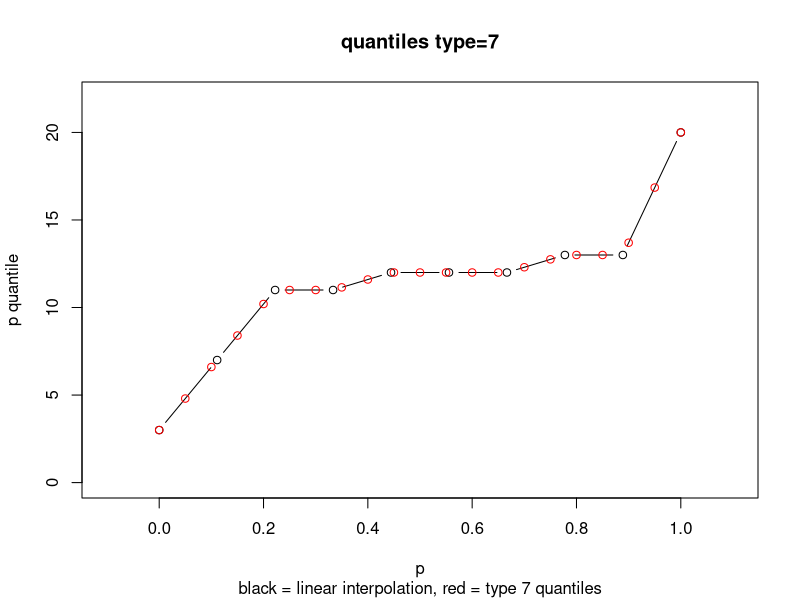
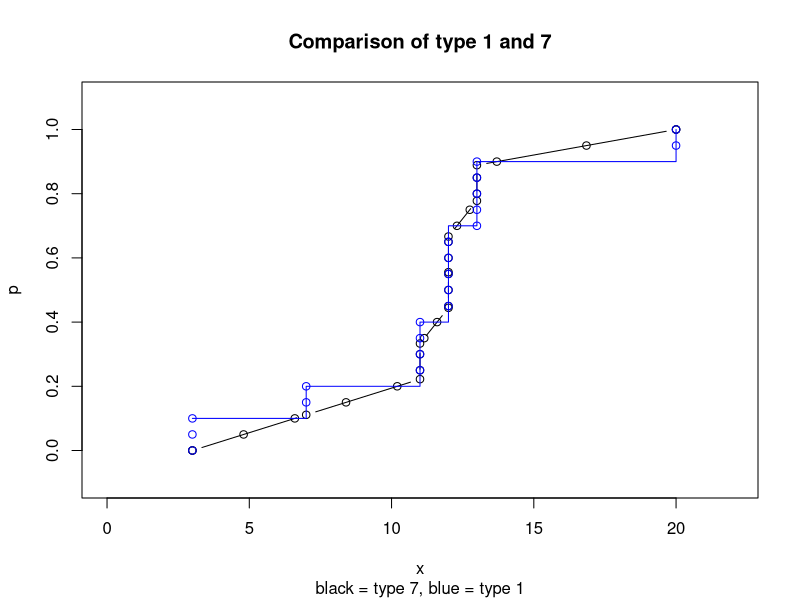
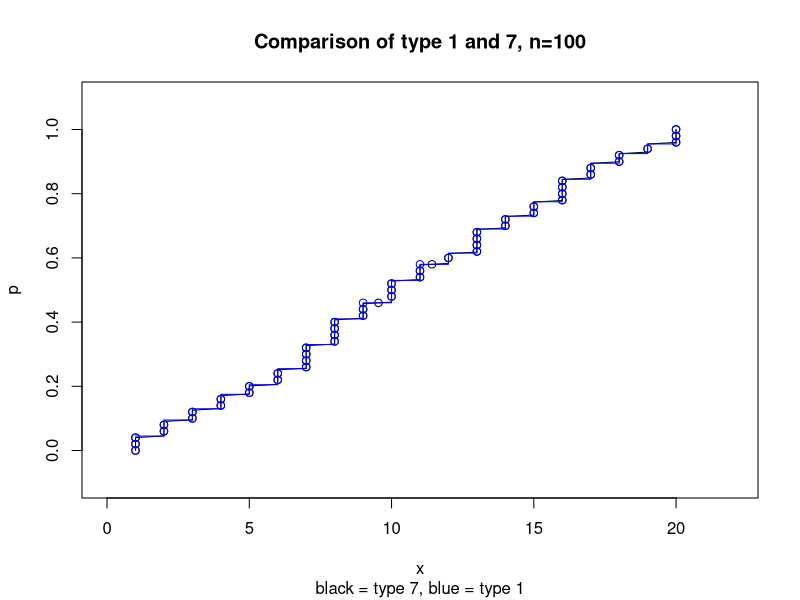

Generate these figures, in order, with R: (Note: this script raises an error after producing the figures.)
#Aufgabe 2.5.
library(tidyverse)

# a) Generate a random sample of size n from 1, 2, ..., 20
# and determine the empirical distribution function 
s.size <- 10
x <- sample(1:20, size = s.size, replace = TRUE)
emp.dist <- tibble(obs = x) %>%
  count(obs) %>%
  mutate(cum.rel.freq = cumsum(n)/sum(n)
  ) 

# b) Determine a R function to find quantile according
# to the definition given in the lecture
my.quantile <- function(x,p) {
  x_sort <- sort(x)
  return(x_sort[ceiling(length(x)*p)])
}

# c) Compare the results of your quantile function with
# the results of the R function
my.quantile(x, seq(0,1, by = 0.05))
quantile(x, probs = seq(0,1, by=0.05), type = 1)

# d) The R function quantile() evaluates quantiles of type 7
# if no type is specified. Type 7 quantile are defined by a linear 
# interpolation of the points 
# (0, x_(1)), (1/(n-1),x_(2)), (2/(n-1),x_(3)), ..., (n/(n-1),x_(n))
# with n = sample size. Visualize the evalution by a diagram 
# which contain these points, the linear interpolation and the
# R quantile of type 7 of order 0, 0.5, ..., 1
plot(y=sort(x), 
     x=(0:(s.size-1))/(s.size-1),
     type="b", 
     col = "black",
     ylim=c(0,22), 
     xlim=c(-0.1,1.1),
     xlab="p", 
     ylab="p quantile",
     main="quantiles type=7",
     sub = "black = linear interpolation, red = type 7 quantiles")

points(x=seq(0,1, by=0.05), y=quantile(x,prob=seq(0,1, by=0.05)), col="red")

# e) Create a table containing the quantiles of type 1 and type 7 of order
# 0,0.01, ..., 0.99,1. What are the possible values of the quantiles?
q1.q7 <- tibble(
  p = seq(0,1,by=0.01),
  q1 = quantile(x, probs=p,type=1),
  q7 = quantile(x, probs=p,type=7)
)
# feasible value type 1: all sample values
# feasible values type 7: all values in the interval 
# [min(sample values, max(sample values)]

# f) Create a diagram which visualize the empirical distribution function,
# the function H, which connects the points
# (0, x_(1)), (1/(n-1),x_(2)), (2/(n-1),x_(3)), ..., (n/(n-1),x_(n))
# with line segments (the above linear interpolation), type 1 and type 7
# quantiles and mention the difference between type 1 and type 7 quantiles.
plot(x=sort(x), y=(0:(s.size-1))/(s.size-1),
     type="b", col = "black",
     xlim=c(0,22), ylim=c(-0.1,1.1),
     ylab="p", xlab="x",
     main="Comparison of type 1 and 7",
     sub = "black = type 7, blue = type 1")

points(y=seq(0,1, by=0.05), x=quantile(x,prob=seq(0,1, by=0.05), type=7), col="black")
points(y=seq(0,1, by=0.05), x=quantile(x,prob=seq(0,1, by=0.05), type=1), col="blue")
lines(x=emp.dist$obs, y=emp.dist$cum.rel.freq, type="s",col="blue")

# g) Increase the sample size from 10 to 50 and then to 100 and create 
# the above diagram. What happens?
s.size <- 200
x <- sample(1:20, size = s.size, replace = TRUE)
emp.dist <- tibble(
  obs = x
) %>%
  count(obs) %>%
  mutate(
    cum.rel.freq = cumsum(n)/sum(n)
  ) 
plot(x=sort(x), y=(0:(s.size-1))/(s.size-1),
     type="l", col = "black",
     xlim=c(0,22), ylim=c(-0.1,1.1),
     ylab="p", xlab="x",
     main="Comparison of type 1 and 7, n=100",
     sub = "black = type 7, blue = type 1")
points(y=seq(0,1, by=0.02), x=quantile(x,prob=seq(0,1, by=0.02), type=7), col="black")
points(y=seq(0,1, by=0.02), x=quantile(x,prob=seq(0,1, by=0.02), type=1), col="blue")
lines(x=emp.dist$obs, y=emp.dist$cum.rel.freq, type="s",col="blue")

#Beobachtungen
#a) Die Abweichungen zwischen der empirischen Verteilungsfunktion F und der Funktion H nehmen ab. 
#Für große Stichprobengrößen sind beide Funktionen mehr oder weniger identisch.
#b) Die realisierbaren Werte der Quantile vom Typ 1 sind {1,2,...20}, während
#Quantile des Typs 7 können jeden Wert aus dem Intervall [1,20] annehmen.
#c) Quantile vom Typ 1 sind für diskrete Variablen geeignet. Im Falle von kontinuierlichen 
#Variablen können beide Typen verwendet werden und insbesondere bei großen Stichprobengrößen sind die
#Werte mehr oder weniger identisch sind.

#Aufgabe 2.6.
data1 <- tibble(
  type = c(rep("non-player",10), rep("beginner",10),rep("tournament",10)),
  res = c(22.1,22.3,26.2,29.6,31.7,33.5,38.9,39.7,43.2,43.2,
          32.5,37.1,39.1,40.5,45.5,51.3,52.6,55.7,55.9,57.7,
          40.1,45.6,51.2,56.4,58.1,71.1,74.9,75.9,80.3,85.3))

# alternative: tidy the messy dataset data
data1 %>% 
  as_tibble() %>%
  gather(key = "type", value = "res")

measures <- data1 %>%
  group_by(type) %>%
  summarise(Min = min(res),Max=max(res),
            q1=quantile(res,0.25,type=1),q2=quantile(res,0.5,type=1),
            q3=quantile(res,0.75,type=1),
            Mean=mean(res),variance=var(res),
            interquartile_range=q3-q1)
measures

# Boxplots
boxplot(data[,1],data[,2],data[,3], names=colnames(data),
        main = "side by side boxplots",
        xlab = "player type", ylab = "rem. chess positions")

# Boxplots with ggplot
boxplot(res ~ type, data = data1)
# solution with ggplot()
# changing the order in the side by side boxplots by adding a factor to type
data$type <- factor(data$type, levels = c("non-player", "beginner","tournament"))
ggplot(data = data1) + 
  geom_boxplot(mapping = aes(x=type, y=res, group = type)) +
  geom_point(mapping = aes(x=type,y=res,group=type)) +
  xlab("player type") +
  ylab("rem. chess positions") +
  ggtitle("side by side boxplots with marked values") +
  theme_bw()

